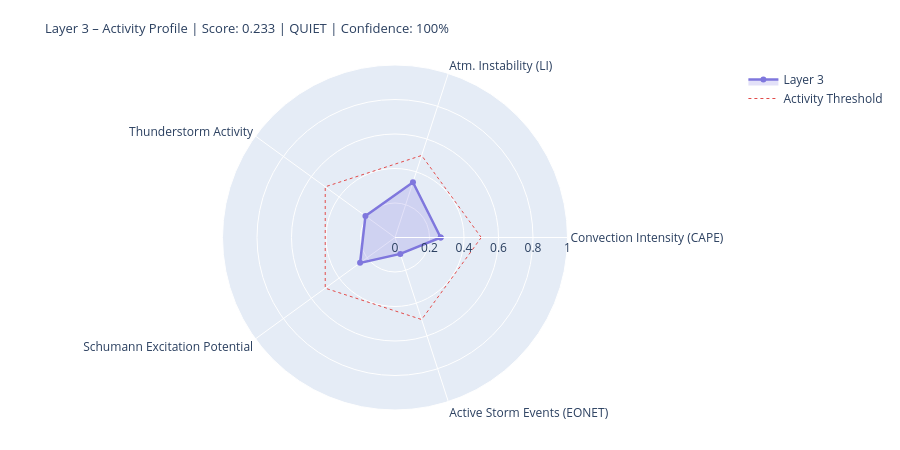

This figure's notebook cell:
### Markdown cell above
---
## 4. State Assessment & Handoff to Layer 4/5

### Code cell
# ============================================================
# LAYER-3-SCORE
# Five dynamic components
# ============================================================

def norm(v, lo, hi):
    if v is None or (isinstance(v, float) and math.isnan(v)): return None
    return round(max(0.0, min(1.0, (v - lo) / (hi - lo))), 4)

# --- 1) Convection intensity (global CAPE mean) ---
cape_mean = df_atm['cape'].dropna().mean() if not df_atm.empty else None
conv_score = norm(cape_mean, 0, 3000)
conv_src   = 'primary' if cape_mean is not None else 'missing'

# --- 2) Atmospheric instability (LI mean) ---
li_mean   = df_atm['li'].dropna().mean() if not df_atm.empty else None
# Negative LI = unstable → higher score
instab_score = norm(-li_mean if li_mean is not None else None, -6, 6)
instab_src   = 'primary' if li_mean is not None else 'missing'

# --- 3) Thunderstorm activity (mean thunder score + WMO count) ---
thunder_mean = df_atm['thunder_score'].mean() if not df_atm.empty else None
n_thunder    = int(df_atm['thunderstorm'].sum()) if not df_atm.empty else 0
thunder_score_val = norm(
    (thunder_mean or 0) * 0.7 + n_thunder * 0.1, 0, 1.0
) if thunder_mean is not None else None
thunder_src = 'primary'

# --- 4) Schumann excitation potential (weighted Schumann contribution) ---
schumann_pot = df_atm['schumann_contribution'].mean() if not df_atm.empty else None
# Boosted by Layer-2 thunderstorm trigger
if schumann_pot is not None and l2_thunder:
    schumann_pot = min(1.0, schumann_pot * 1.2)
schumann_score = norm(schumann_pot, 0, 1.0) if schumann_pot is not None else None
schumann_src   = 'derived'

# --- 5) Storm activity (NASA EONET) ---
# Distinction: None = data not loaded, 0.0 = loaded but no events
storm_score = None
storm_src   = 'missing'
if raw.get('storms') is not None:          # API reached successfully
    storm_score = norm(len(storm_events), 0, 30) if storm_events else 0.0
    storm_src   = 'primary'

# X-Ray and Kp: context only, not in dynamic score
# (X-Ray = Layer-0/4 driver; Kp = geomagnetic index, not a lightning proxy)
xray_context = None
if raw.get('xray'):
    df_xc = pd.DataFrame(raw['xray'])
    fc = next((c for c in df_xc.columns
               if any(k in c.lower() for k in ['flux','long']) and 'time' not in c.lower()),
              df_xc.columns[1])
    df_xc[fc] = pd.to_numeric(df_xc[fc], errors='coerce')
    xray_last = df_xc[fc].dropna().iloc[-1] if not df_xc[fc].dropna().empty else None
    if xray_last:
        xray_class = ('X' if xray_last>=1e-4 else 'M' if xray_last>=1e-5
                      else 'C' if xray_last>=1e-6 else 'B')
        xray_context = {'flux': float(xray_last), 'class': xray_class}
        print(f'X-Ray context: {xray_class}-class ({xray_last:.2e} W/m²)')

# --- Aggregate ---
COMPONENTS = {
    'Convection Intensity (CAPE)':  {'score': conv_score,       'source': conv_src,    'dynamic': True},
    'Atm. Instability (LI)':         {'score': instab_score,     'source': instab_src,  'dynamic': True},
    'Thunderstorm Activity':              {'score': thunder_score_val, 'source': thunder_src, 'dynamic': True},
    'Schumann Excitation Potential':   {'score': schumann_score,   'source': schumann_src,'dynamic': True},
    'Active Storm Events (EONET)': {'score': storm_score,      'source': storm_src,   'dynamic': True},
}

available   = {k: v['score'] for k, v in COMPONENTS.items() if v['score'] is not None}
unavailable = [k for k, v in COMPONENTS.items() if v['score'] is None]
layer3_score = round(sum(available.values()) / len(available), 4) if available else None
confidence   = round(len(available) / len(COMPONENTS), 2)
level = ('unknown' if layer3_score is None
         else 'quiet'   if layer3_score < 0.3
         else 'moderate' if layer3_score < 0.6
         else 'active')
dominant_l3 = max(available, key=available.get) if available else 'none'

# --- Ausgabe ---
W = 68
print('=' * W)
print('LAYER 3 – ATMOSPHERE / WEATHER / THUNDERSTORMS – STATE ASSESSMENT')
print('=' * W)
for name, comp in COMPONENTS.items():
    s = comp['score']
    if s is not None:
        bar = '█' * int(s * 20) + '░' * (20 - int(s * 20))
        print(f'  {name:<36} {bar}  {s:.3f}  [{comp["source"]}]')
    else:
        print(f'  {name:<36} {"─" * 20}  n/a   [missing]')
print('-' * W)
print(f'  Score:        {layer3_score:.3f}  ({len(available)}/{len(COMPONENTS)} components)')
print(f'  Confidence:   {confidence:.0%}')
print(f'  Level:        {level.upper()}')
print(f'  Dominant:     {dominant_l3}')
print(f'  CAPE mean:    {cape_mean:.0f} J/kg' if cape_mean else '  CAPE mean:    n/a')
print(f'  LI mean:      {li_mean:.1f} K' if li_mean is not None else '  LI mean:      n/a')
print(f'  Thunderstorms:{n_thunder} points (WMO)  +  {len(storm_events)} NASA EONET')
print('=' * W)

# Radar
cats   = list(available.keys())
vals_r = list(available.values())
if len(cats) >= 3:
    fig = go.Figure()
    fig.add_trace(go.Scatterpolar(
        r=vals_r + [vals_r[0]], theta=cats + [cats[0]],
        fill='toself', fillcolor='rgba(127,119,221,0.22)',
        line=dict(color='#7F77DD', width=2.5), name='Layer 3'
    ))
    fig.add_trace(go.Scatterpolar(
        r=[0.5] * (len(cats)+1), theta=cats + [cats[0]],
        line=dict(color='#E24B4A', dash='dot', width=1),
        mode='lines', name='Activity Threshold'
    ))
    fig.update_layout(
        title=dict(
            text=f'Layer 3 – Activity Profile | Score: {layer3_score:.3f} | {level.upper()} | Confidence: {confidence:.0%}',
            font=dict(size=13)
        ),
        polar=dict(radialaxis=dict(visible=True, range=[0, 1])),
        height=450, showlegend=True,
        margin=dict(l=60, r=60, t=65, b=40)
    )
    fig.show()

### Figure 1 — Plotly figure (JSON) as saved in the notebook; plotly's stock layout.template omitted (floating-point values rounded to 4 significant figures)
{"data": [{"fill": "toself", "fillcolor": "rgba(127,119,221,0.22)", "line": {"color": "#7F77DD", "width": 2.5}, "name": "Layer 3", "r": [0.2647, 0.3367, 0.2118, 0.2502, 0.1, 0.2647], "theta": ["Convection Intensity (CAPE)", "Atm. Instability (LI)", "Thunderstorm Activity", "Schumann Excitation Potential", "Active Storm Events (EONET)", "Convection Intensity (CAPE)"], "type": "scatterpolar"}, {"line": {"color": "#E24B4A", "dash": "dot", "width": 1}, "mode": "lines", "name": "Activity Threshold", "r": [0.5, 0.5, 0.5, 0.5, 0.5, 0.5], "theta": ["Convection Intensity (CAPE)", "Atm. Instability (LI)", "Thunderstorm Activity", "Schumann Excitation Potential", "Active Storm Events (EONET)", "Convection Intensity (CAPE)"], "type": "scatterpolar"}], "layout": {"height": 450, "margin": {"b": 40, "l": 60, "r": 60, "t": 65}, "polar": {"radialaxis": {"range": [0, 1], "visible": true}}, "showlegend": true, "title": {"font": {"size": 13}, "text": "Layer 3 – Activity Profile | Score: 0.233 | QUIET | Confidence: 100%"}}}
